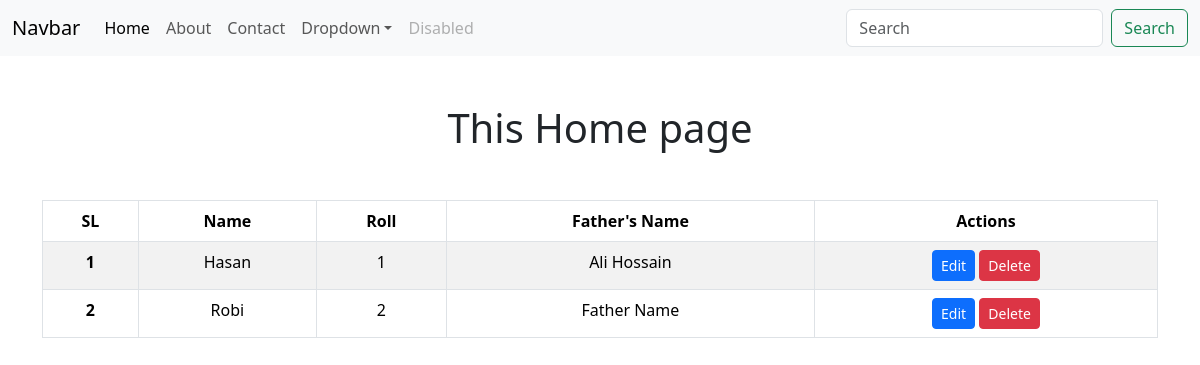
Before: / with the older database file.
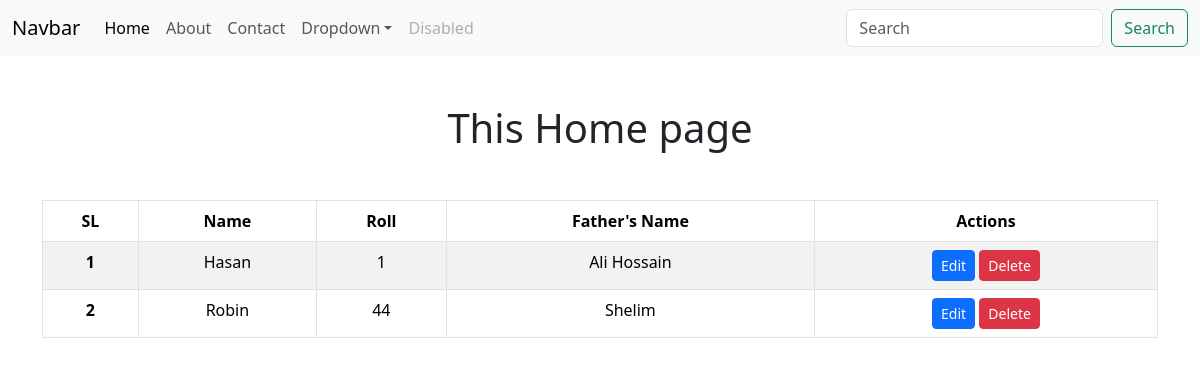
After: the same page with the newer database file.
### first_app/models.py (models this page shows, shortened)
class Student(models.Model):
    name = models.CharField(max_length=100)
    roll = models.IntegerField(primary_key=True)
    address = models.CharField(max_length=100)
    father_name = models.TextField(default='Father Name')

### first_app/views.py (the view)
# urls.py: 2. Add a URL to urlpatterns:  path('', views.home, name='home')
def home(request):
    students = models.Student.objects.all()
    return render(request, "home.html", {'data' : students})

### templates/home.html
{% extends 'base.html' %}
{% load static %}
{% block content %}
<h1 class="text-center mt-5">This Home page</h1>
{% if data %}
<div class="container mt-5 mb-5 ">
    <table class="table text-center table-bordered table-striped">
        <thead>
            <tr>
                <th scope="col">SL</th>
                <th scope="col">Name</th>
                <th scope="col">Roll</th>
                <th scope="col">Father's Name</th>
                <th scope="col">Actions</th>
            </tr>
        </thead>
        <tbody>
            {% for i in data %}
            <tr>
                <th scope="row">{{forloop.counter}}</th>
                <td>{{i.name}}</td>
                <td>{{i.roll}}</td>
                <td>{{i.father_name}}</td>
                <td>
                    <a href="#" class="btn btn-primary btn-sm">Edit</a>
                    <a href="{% url 'delete_student' i.roll %}" class="btn btn-danger btn-sm">Delete</a>
                </td>
            </tr>
            {% endfor %}
        </tbody>
    </table>
</div>
{%else%}
<h1>No data found</h1>
{% endif %}
{% endblock %}

### templates/base.html (shortened to what this page needs)
{% load static %}
<!DOCTYPE html>
<html>
  <head>
    <link href="https://cdn.jsdelivr.net/npm/bootstrap@5.3.8/dist/css/bootstrap.min.css" rel="stylesheet" />
  </head>
  <body>
    <nav class="navbar navbar-expand-lg bg-body-tertiary">
      <div class="container-fluid">
        <a class="navbar-brand" href="#">Navbar</a>
        <div class="collapse navbar-collapse" id="navbarSupportedContent">
          <ul class="navbar-nav me-auto mb-2 mb-lg-0">
            <li class="nav-item">
              <a class="nav-link active" aria-current="page" href="{% url 'home' %}">Home</a>
            </li>
            <li class="nav-item">
              <a class="nav-link" href="#">About</a>
            </li>
            <li class="nav-item">
              <a class="nav-link" href="#">Contact</a>
            </li>
            <li class="nav-item dropdown">
              <a class="nav-link dropdown-toggle" href="#" role="button" data-bs-toggle="dropdown" aria-expanded="false">Dropdown</a>
            </li>
            <li class="nav-item">
              <a class="nav-link disabled" aria-disabled="true">Disabled</a>
            </li>
          </ul>
          <form class="d-flex" role="search">
            <input class="form-control me-2" type="search" placeholder="Search" aria-label="Search" />
            <button class="btn btn-outline-success" type="submit">Search</button>
          </form>
        </div>
      </div>
    </nav>
    {% block content %}{% endblock %}
  </body>
</html>

Changed rows visible on the page:
removed Student: name "Robi", roll "2", father_name "Father Name"
added Student: name "Robin", roll "44", father_name "Shelim"
